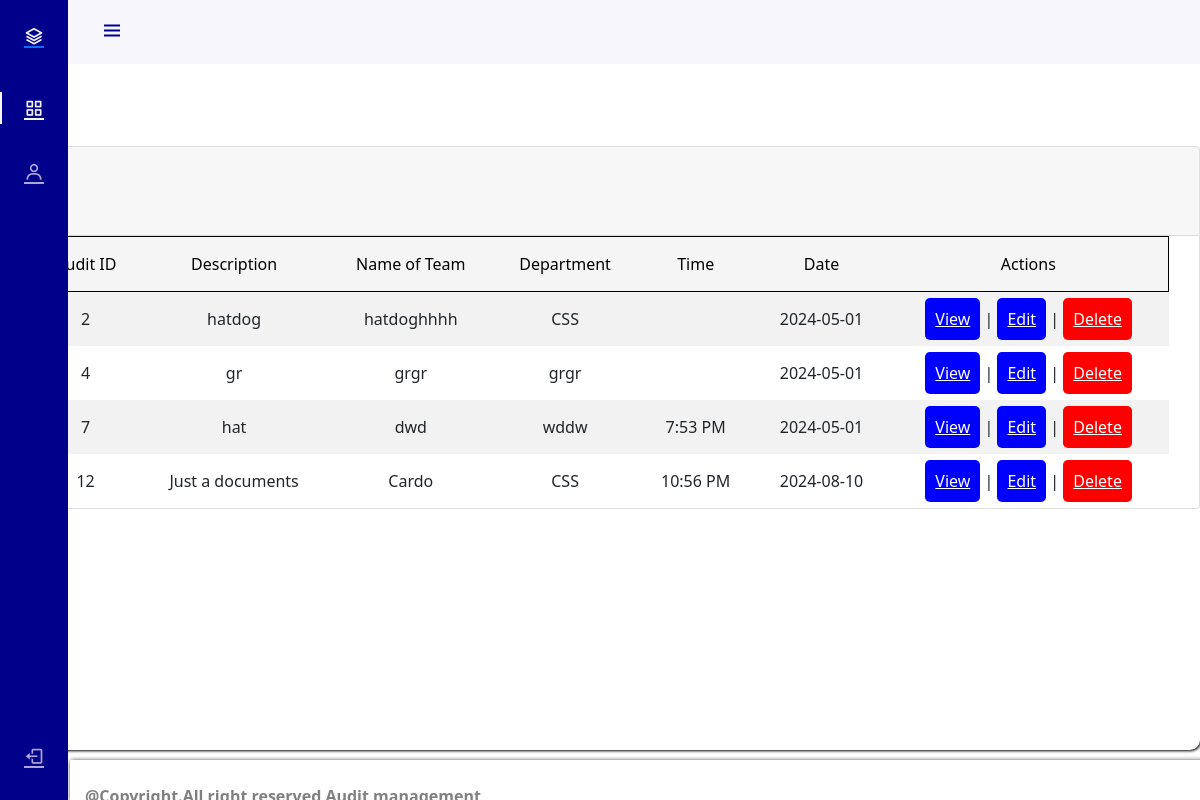
The app's page /admin.php with its own data.
### tables this page shows
CREATE TABLE `dashboard_db` (
  `audit_id` int(255) NOT NULL,
  `description` varchar(255) NOT NULL,
  `name_team` varchar(255) NOT NULL,
  `department` varchar(255) NOT NULL,
  `Time` varchar(11) NOT NULL,
  `Date` varchar(11) NOT NULL
);

### admin.php (the view, shortened to what this page needs)
<!DOCTYPE html>
<html lang="en">
<head>
    <link rel="stylesheet" href="systemm.css">
    <link rel="stylesheet" href="system.css">
    <link rel="stylesheet" href="https://cdn.jsdelivr.net/npm/bootstrap@5.0.0-beta1/dist/css/bootstrap.min.css">
    <link rel="stylesheet" href="https://cdn.jsdelivr.net/npm/boxicons@latest/css/boxicons.min.css">
    <link rel="stylesheet" href="https://cdn.jsdelivr.net/npm/sweetalert2@11/dist/sweetalert2.min.css">
</head>
<body id="body-pd">
    <header class="header" id="header">
        <div class="header_toggle" id="header-toggle"> <i class='bx bx-menu'></i> </div>
    </header>
    <footer class="footer1">
        <div class="footer-section">
            <br>
            <a href="#" style="margin-left: 10px"><b>@Copyright.All right reserved Audit management</b></a><br>
        </div>
    </footer>
    <div class="l-navbar" id="nav-bar">
        <nav class="nav">
            <div>
                <a href="#" class="nav_logo"> <i class='bx bx-layer nav_logo-icon'></i> <span class="nav_logo-name">Audit management</span> </a>
                <div class="nav_list">
                    <a href="admin.php" class="nav_link active"> <i class='bx bx-grid-alt nav_icon'></i> <span class="nav_name">Dashboard</span> </a>
                    <a href="add_team.php" class="nav_link"> <i class='bx bx-user nav_icon'></i> <span class="nav_name">Add Team</span> </a>
                </div>
            </div>
            <a href="#" class="nav_link" onclick="confirmLogout()"> <i class='bx bx-log-out nav_icon'></i> <span class="nav_name">Log out</span> </a>
        </nav>
    </div>
    <div class="container1">
        <div class="row mt-5">
            <div class="col">
                <div class="card mt-5">
                    <div class="card-header">
                        <br><br><br>
                    </div>
                    <table class="text-center">
                        <tr class="tr1">
                            <td>Audit ID</td>
                            <td>Description</td>
                            <td>Name of Team</td>
                            <td>Department</td>
                            <td>Time</td>
                            <td>Date</td>
                            <td>Actions</td>
                        </tr>
                        <?php
                        include("connections.php");
                        $query = "SELECT * FROM `dashboard_db`";
                        $result = mysqli_query($connection, $query);
                        if ($result && mysqli_num_rows($result) > 0) :
                            while($row = mysqli_fetch_assoc($result)) :
                        ?>
                                <tr>
                                    <td><?php echo $row['audit_id']; ?></td>
                                    <td><?php echo $row['description']; ?></td>
                                    <td><?php echo $row['name_team']; ?></td>
                                    <td><?php echo $row['department']; ?></td>
                                    <td><?php echo $row['Time']; ?></td>
                                    <td><?php echo $row['Date']; ?></td>
                                    <td>
                                        <a href='#' onclick="handleView(<?php echo $row['audit_id']; ?>)" class="view_btn">View</a> |
                                        <a href='#' onclick="handleEdit(<?php echo $row['audit_id']; ?>)" class="edit_btn">Edit</a> |
                                        <a href='#' onclick="confirmDelete(<?php echo $row['audit_id']; ?>)" class="delete_btn">Delete</a>
                                    </td>
                                </tr>
                        <?php endwhile; ?>
                        <?php else : ?>
                            <tr>
                                <td colspan="7">No records found</td>
                            </tr>
                        <?php endif; ?>
                    </table>
                </div>
            </div>
        </div>
    </div>
</body>
</html>

### systemm.css (style rules this page uses)
:root { --header-height: 3rem; --nav-width: 68px; --first-color: darkblue; --first-color-light: #AFA5D9; --white-color: #F7F6FB; --body-font: 'Nunito', sans-serif; --normal-font-size: 1rem; --z-fixed: 100; }
body { position: relative; margin: var(--header-height) 0 0 0; padding: 0 1rem; font-family: var(--body-font); font-size: var(--normal-font-size); transition: .5s; }
a { text-decoration: none; }
.header { width: 100%; height: var(--header-height); position: fixed; top: 0; left: 0; display: flex; align-items: center; justify-content: space-between; padding: 0 1rem; background-color: var(--white-color); z-index: var(--z-fixed); transition: .5s; }
.header_toggle { color: var(--first-color); font-size: 1.5rem; cursor: pointer; }
.l-navbar { position: fixed; top: 0; left: -30%; width: var(--nav-width); height: 100vh; background-color: var(--first-color); padding: .5rem 1rem 0 0; transition: .5s; z-index: var(--z-fixed); }
.nav { height: 100%; display: flex; flex-direction: column; justify-content: space-between; overflow: hidden; }
.nav_logo, .nav_link { display: grid; grid-template-columns: max-content max-content; align-items: center; column-gap: 1rem; padding: .5rem 0 .5rem 1.5rem; }
.nav_logo { margin-bottom: 2rem; }
.nav_logo-icon { font-size: 1.25rem; color: var(--white-color); }
.nav_link { position: relative; color: var(--first-color-light); margin-bottom: 1.5rem; transition: .3s; }
.nav_icon { font-size: 1.25rem; }
.active { color: var(--white-color); }
.active::before { content: ''; position: absolute; left: 0; width: 2px; height: 32px; background-color: var(--white-color); }
@media screen and (min-width: 768px) { body { margin: calc(var(--header-height) + 1rem) 0 0 0; padding-left: calc(var(--nav-width) + 2rem); } }
@media screen and (min-width: 768px) { .header { height: calc(var(--header-height) + 1rem); padding: 0 2rem 0 calc(var(--nav-width) + 2rem); } }
@media screen and (min-width: 768px) { .l-navbar { left: 0; padding: 1rem 1rem 0 0; } }

### system.css (style rules this page uses)
body { font-family: Arial, sans-serif; display: flex; justify-content: center; align-items: center; height: 100vh; margin: 0; padding: 0; }
.container1 { position: flex; box-shadow: 1px 1px 3px black; border-radius: 10px; background-color: white; text-align: center; height: 700px; align-items: flex-start; font-size: medium; width: 1500px; }
footer { background:white; color: black; padding: px; text-align: center; position: fixed; width: 100%; height: 9%; bottom: 0; font-weight: bold; }
table { width: 95%; border-collapse: collapse; margin: 0 auto; text-align: center; }
th, td { border: 1px solid #ddd; padding: 15px; }
tr:nth-child(even) { background-color: #f2f2f2; }
.tr1 { background:whitesmoke; color: black; border: 1px solid #000; padding: 15px; text-align: center; width: 150px; }
.view_btn { background-color: blue; color: white; padding: 10px; border-radius: 5px; width: 40px; height: 20px; }
.delete_btn { background-color:red; color: white; padding: 10px; border-radius: 5px; width: 40px; height: 20px; }
.edit_btn { background-color: blue; color: white; padding: 10px; border-radius: 5px; width: 40px; height: 20px; }
.footer1 { display: flex; width: 100%; height: 5%; background-color: white; font-size: medium; box-shadow: 1px 1px 5px black; margin-left: 140px; }
.footer-section, .footer-section a { margin-left: 5px; text-decoration: none; color: grey; }

### records on screen
dashboard_db: audit_id "2", description "hatdog", name_team "hatdoghhhh", department "CSS", Date "2024-05-01"
dashboard_db: audit_id "4", description "gr", name_team "grgr", department "grgr", Date "2024-05-01"
dashboard_db: audit_id "7", description "hat", name_team "dwd", department "wddw", Time "7:53 PM", Date "2024-05-01"
dashboard_db: audit_id "12", description "Just a documents", name_team "Cardo", department "CSS", Time "10:56 PM", Date "2024-08-10"
